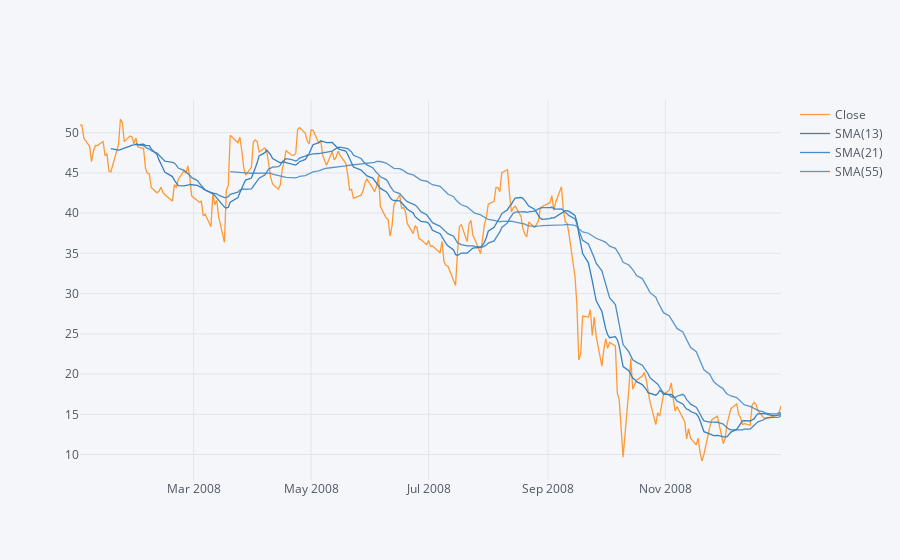

The notebook cell saved with this chart:
### Markdown cell above
<b>** a Simple Moving Averages plot of Morgan Stanley for the year 2015, using Use .ta_plot(study='sma') **</b>

### Code cell
MS['Close'].loc[returns.index.year == 2008].ta_plot(study='sma',periods=[13,21,55],\
                                                    title='Simple Moving Averages')

### Figure 1 — Plotly figure (JSON) as saved in the notebook; plotly's stock layout.template omitted (floating-point values rounded to 4 significant figures; data arrays with more than 128 entries replaced by an {"elided": "..."} marker saying what was removed)
{"data": [{"line": {"color": "rgba(255, 153, 51, 1.0)", "dash": "solid", "shape": "linear", "width": 1.3}, "mode": "lines", "name": "Close", "text": "", "type": "scatter", "x": {"elided": "253 str values"}, "y": {"elided": "253 float values"}}, {"line": {"color": "rgba(55, 128, 191, 1.0)", "dash": "solid", "shape": "linear", "width": 1.3}, "mode": "lines", "name": "SMA(13)", "text": "", "type": "scatter", "x": {"elided": "253 str values"}, "y": {"elided": "253 mixed values"}}, {"line": {"color": "rgba(55, 128, 191, 0.8999999999999999)", "dash": "solid", "shape": "linear", "width": 1.3}, "mode": "lines", "name": "SMA(21)", "text": "", "type": "scatter", "x": {"elided": "253 str values"}, "y": {"elided": "253 mixed values"}}, {"line": {"color": "rgba(55, 128, 191, 0.7999999999999998)", "dash": "solid", "shape": "linear", "width": 1.3}, "mode": "lines", "name": "SMA(55)", "text": "", "type": "scatter", "x": {"elided": "253 str values"}, "y": {"elided": "253 mixed values"}}], "layout": {"legend": {"bgcolor": "#F5F6F9", "font": {"color": "#4D5663"}}, "paper_bgcolor": "#F5F6F9", "plot_bgcolor": "#F5F6F9", "title": {"font": {"color": "#4D5663"}}, "xaxis": {"gridcolor": "#E1E5ED", "showgrid": true, "tickfont": {"color": "#4D5663"}, "title": {"font": {"color": "#4D5663"}, "text": ""}, "zerolinecolor": "#E1E5ED"}, "yaxis": {"gridcolor": "#E1E5ED", "showgrid": true, "tickfont": {"color": "#4D5663"}, "title": {"font": {"color": "#4D5663"}, "text": ""}, "zerolinecolor": "#E1E5ED"}}}
